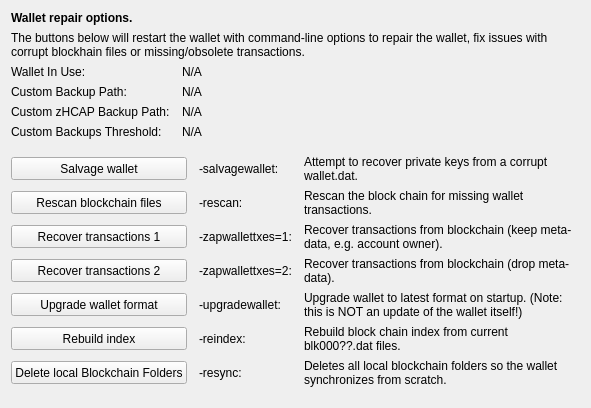
     <widget class="QWidget" name="tab_repair">
      <attribute name="title">
       <string>&amp;Wallet Repair</string>
      </attribute>
      <layout class="QGridLayout" name="gridLayout_4" columnstretch="0,0,0,0">
       <property name="horizontalSpacing">
        <number>12</number>
       </property>
       <item row="0" column="0" colspan="4">
        <widget class="QLabel" name="label_repair_header">
         <property name="font">
          <font>
           <weight>75</weight>
           <bold>true</bold>
          </font>
         </property>
         <property name="text">
          <string>Wallet repair options.</string>
         </property>
        </widget>
       </item>
       <item row="1" column="0" colspan="4">
        <widget class="QLabel" name="label_repair_helptext">
         <property name="font">
          <font>
           <weight>50</weight>
           <bold>false</bold>
          </font>
         </property>
         <property name="text">
          <string>The buttons below will restart the wallet with command-line options to repair the wallet, fix issues with corrupt blockhain files or missing/obsolete transactions.</string>
         </property>
         <property name="wordWrap">
          <bool>true</bool>
         </property>
        </widget>
       </item>
       <item row="2" column="0">
        <widget class="QLabel" name="wallet_path_label">
         <property name="text">
          <string>Wallet In Use:</string>
         </property>
        </widget>
       </item>
       <item row="2" column="1" colspan="3">
        <widget class="QLabel" name="wallet_path">
         <property name="cursor">
          <cursorShape>IBeamCursor</cursorShape>
         </property>
         <property name="text">
          <string>N/A</string>
         </property>
         <property name="textFormat">
          <enum>Qt::PlainText</enum>
         </property>
         <property name="textInteractionFlags">
          <set>Qt::LinksAccessibleByMouse|Qt::TextSelectableByKeyboard|Qt::TextSelectableByMouse</set>
         </property>
        </widget>
       </item>
       <item row="3" column="0">
        <widget class="QLabel" name="wallet_custombackuppath_label">
         <property name="text">
          <string>Custom Backup Path:</string>
         </property>
         <property name="visible">
          <bool>false</bool>
         </property>
        </widget>
       </item>
       <item row="3" column="1" colspan="3">
        <widget class="QLabel" name="wallet_custombackuppath">
         <property name="cursor">
          <cursorShape>IBeamCursor</cursorShape>
         </property>
         <property name="text">
          <string>N/A</string>
         </property>
         <property name="textFormat">
          <enum>Qt::PlainText</enum>
         </property>
         <property name="textInteractionFlags">
          <set>Qt::LinksAccessibleByMouse|Qt::TextSelectableByKeyboard|Qt::TextSelectableByMouse</set>
         </property>
         <property name="visible">
          <bool>false</bool>
         </property>
        </widget>
       </item>
       <item row="4" column="0">
        <widget class="QLabel" name="wallet_customzhcapbackuppath_label">
         <property name="text">
          <string>Custom zHCAP Backup Path:</string>
         </property>
         <property name="visible">
          <bool>false</bool>
         </property>
        </widget>
       </item>
       <item row="4" column="1" colspan="3">
        <widget class="QLabel" name="wallet_customzhcapbackuppath">
         <property name="cursor">
          <cursorShape>IBeamCursor</cursorShape>
         </property>
         <property name="text">
          <string>N/A</string>
         </property>
         <property name="textFormat">
          <enum>Qt::PlainText</enum>
         </property>
         <property name="textInteractionFlags">
          <set>Qt::LinksAccessibleByMouse|Qt::TextSelectableByKeyboard|Qt::TextSelectableByMouse</set>
         </property>
         <property name="visible">
          <bool>false</bool>
         </property>
        </widget>
       </item>
       <item row="5" column="0">
        <widget class="QLabel" name="wallet_custombackupthreshold_label">
         <property name="text">
          <string>Custom Backups Threshold:</string>
         </property>
         <property name="visible">
          <bool>false</bool>
         </property>
        </widget>
       </item>
       <item row="5" column="1" colspan="3">
        <widget class="QLabel" name="wallet_custombackupthreshold">
         <property name="cursor">
          <cursorShape>IBeamCursor</cursorShape>
         </property>
         <property name="text">
          <string>N/A</string>
         </property>
         <property name="textFormat">
          <enum>Qt::PlainText</enum>
         </property>
         <property name="textInteractionFlags">
          <set>Qt::LinksAccessibleByMouse|Qt::TextSelectableByKeyboard|Qt::TextSelectableByMouse</set>
         </property>
         <property name="visible">
          <bool>false</bool>
         </property>
        </widget>
       </item>
       <item row="6" column="0">
        <spacer name="verticalSpacer_repair1">
         <property name="orientation">
          <enum>Qt::Vertical</enum>
         </property>
         <property name="sizeHint" stdset="0">
          <size>
           <width>10</width>
           <height>10</height>
          </size>
         </property>
        </spacer>
       </item>
       <item row="7" column="0" colspan="2">
        <widget class="QPushButton" name="btn_salvagewallet">
         <property name="minimumSize">
          <size>
           <width>100</width>
           <height>23</height>
          </size>
         </property>
         <property name="text">
          <string>Salvage wallet</string>
         </property>
        </widget>
       </item>
       <item row="7" column="2">
        <widget class="QLabel" name="label_repair_salvage_command">
         <property name="text">
          <string notr="true">-salvagewallet:</string>
         </property>
        </widget>
       </item>
       <item row="7" column="3">
        <widget class="QLabel" name="label_repair_salvage">
         <property name="text">
          <string>Attempt to recover private keys from a corrupt wallet.dat.</string>
         </property>
         <property name="wordWrap">
          <bool>true</bool>
         </property>
        </widget>
       </item>
       <item row="8" column="0" colspan="2">
        <widget class="QPushButton" name="btn_rescan">
         <property name="minimumSize">
          <size>
           <width>100</width>
           <height>23</height>
          </size>
         </property>
         <property name="text">
          <string>Rescan blockchain files</string>
         </property>
        </widget>
       </item>
       <item row="8" column="2">
        <widget class="QLabel" name="label_repair_rescan_command">
         <property name="text">
          <string notr="true">-rescan:</string>
         </property>
        </widget>
       </item>
       <item row="8" column="3">
        <widget class="QLabel" name="label_repair_rescan">
         <property name="text">
          <string>Rescan the block chain for missing wallet transactions.</string>
         </property>
         <property name="wordWrap">
          <bool>true</bool>
         </property>
        </widget>
       </item>
       <item row="9" column="0" colspan="2">
        <widget class="QPushButton" name="btn_zapwallettxes1">
         <property name="minimumSize">
          <size>
           <width>100</width>
           <height>23</height>
          </size>
         </property>
         <property name="text">
          <string>Recover transactions 1</string>
         </property>
        </widget>
       </item>
       <item row="9" column="2">
        <widget class="QLabel" name="label_repair_zap1_command">
         <property name="text">
          <string notr="true">-zapwallettxes=1:</string>
         </property>
        </widget>
       </item>
       <item row="9" column="3">
        <widget class="QLabel" name="label_repair_zap1">
         <property name="text">
          <string>Recover transactions from blockchain (keep meta-data, e.g. account owner).</string>
         </property>
         <property name="wordWrap">
          <bool>true</bool>
         </property>
        </widget>
       </item>
       <item row="10" column="0" colspan="2">
        <widget class="QPushButton" name="btn_zapwallettxes2">
         <property name="minimumSize">
          <size>
           <width>100</width>
           <height>23</height>
          </size>
         </property>
         <property name="text">
          <string>Recover transactions 2</string>
         </property>
        </widget>
       </item>
       <item row="10" column="2">
        <widget class="QLabel" name="label_repair_zap2_command">
         <property name="text">
          <string notr="true">-zapwallettxes=2:</string>
         </property>
        </widget>
       </item>
       <item row="10" column="3">
        <widget class="QLabel" name="label_repair_zap2">
         <property name="text">
          <string>Recover transactions from blockchain (drop meta-data).</string>
         </property>
         <property name="wordWrap">
          <bool>true</bool>
         </property>
        </widget>
       </item>
       <item row="11" column="0" colspan="2">
        <widget class="QPushButton" name="btn_upgradewallet">
         <property name="minimumSize">
          <size>
           <width>100</width>
           <height>23</height>
          </size>
         </property>
         <property name="text">
          <string>Upgrade wallet format</string>
         </property>
        </widget>
       </item>
       <item row="11" column="2">
        <widget class="QLabel" name="label_repair_upgrade_command">
         <property name="text">
          <string notr="true">-upgradewallet:</string>
         </property>
        </widget>
       </item>
       <item row="11" column="3">
        <widget class="QLabel" name="label_repair_upgrade">
         <property name="text">
          <string>Upgrade wallet to latest format on startup. (Note: this is NOT an update of the wallet itself!)</string>
         </property>
         <property name="wordWrap">
          <bool>true</bool>
         </property>
        </widget>
       </item>
       <item row="12" column="0" colspan="2">
        <widget class="QPushButton" name="btn_reindex">
         <property name="minimumSize">
          <size>
           <width>100</width>
           <height>23</height>
          </size>
         </property>
         <property name="text">
          <string>Rebuild index</string>
         </property>
        </widget>
       </item>
       <item row="12" column="2">
        <widget class="QLabel" name="label_repair_reindex_command">
         <property name="text">
          <string notr="true">-reindex:</string>
         </property>
        </widget>
       </item>
       <item row="12" column="3">
        <widget class="QLabel" name="label_repair_reindex">
         <property name="text">
          <string>Rebuild block chain index from current blk000??.dat files.</string>
         </property>
         <property name="wordWrap">
          <bool>true</bool>
         </property>
        </widget>
       </item>
       <item row="13" column="0" colspan="2">
        <widget class="QPushButton" name="btn_resync">
         <property name="minimumSize">
          <size>
           <width>100</width>
           <height>23</height>
          </size>
         </property>
         <property name="text">
          <string>Delete local Blockchain Folders</string>
         </property>
        </widget>
       </item>
       <item row="13" column="2">
        <widget class="QLabel" name="label_repair_resync_command">
         <property name="text">
          <string>-resync:</string>
         </property>
        </widget>
       </item>
       <item row="13" column="3">
        <widget class="QLabel" name="label_repair_resync">
         <property name="text">
          <string>Deletes all local blockchain folders so the wallet synchronizes from scratch.</string>
         </property>
         <property name="wordWrap">
          <bool>true</bool>
         </property>
        </widget>
       </item>
       <item row="14" column="0">
        <spacer name="verticalSpacer_repair2">
         <property name="orientation">
          <enum>Qt::Vertical</enum>
         </property>
         <property name="sizeHint" stdset="0">
          <size>
           <width>20</width>
           <height>10</height>
          </size>
         </property>
        </spacer>
       </item>
      </layout>
     </widget>
